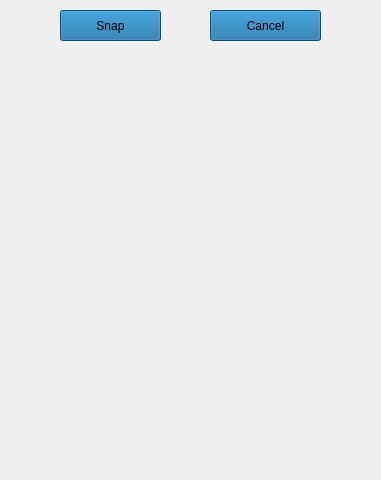
<?xml version="1.0" encoding="UTF-8"?>
<ui version="4.0">
 <class>SnapWidget</class>
 <widget class="QWidget" name="SnapWidget">
  <property name="windowModality">
   <enum>Qt::ApplicationModal</enum>
  </property>
  <property name="geometry">
   <rect>
    <x>0</x>
    <y>0</y>
    <width>381</width>
    <height>480</height>
   </rect>
  </property>
  <property name="windowTitle">
   <string>Scan QR Code</string>
  </property>
  <property name="autoFillBackground">
   <bool>true</bool>
  </property>
  <widget class="QPushButton" name="cancelButton">
   <property name="geometry">
    <rect>
     <x>210</x>
     <y>10</y>
     <width>111</width>
     <height>31</height>
    </rect>
   </property>
   <property name="focusPolicy">
    <enum>Qt::NoFocus</enum>
   </property>
   <property name="contextMenuPolicy">
    <enum>Qt::NoContextMenu</enum>
   </property>
   <property name="styleSheet">
    <string notr="true">background-color: rgb(14, 105, 162);</string>
   </property>
   <property name="text">
    <string>Cancel</string>
   </property>
   <property name="icon">
    <iconset resource="../bitcoin.qrc">
     <normaloff>:/icons/quit</normaloff>:/icons/quit</iconset>
   </property>
  </widget>
  <widget class="QPushButton" name="snapButton">
   <property name="geometry">
    <rect>
     <x>60</x>
     <y>10</y>
     <width>101</width>
     <height>31</height>
    </rect>
   </property>
   <property name="palette">
    <palette>
     <active>
      <colorrole role="WindowText">
       <brush brushstyle="SolidPattern">
        <color alpha="255">
         <red>0</red>
         <green>0</green>
         <blue>0</blue>
        </color>
       </brush>
      </colorrole>
      <colorrole role="Button">
       <brush brushstyle="SolidPattern">
        <color alpha="255">
         <red>14</red>
         <green>105</green>
         <blue>162</blue>
        </color>
       </brush>
      </colorrole>
      <colorrole role="Light">
       <brush brushstyle="SolidPattern">
        <color alpha="255">
         <red>255</red>
         <green>255</green>
         <blue>255</blue>
        </color>
       </brush>
      </colorrole>
      <colorrole role="Midlight">
       <brush brushstyle="SolidPattern">
        <color alpha="255">
         <red>255</red>
         <green>255</green>
         <blue>255</blue>
        </color>
       </brush>
      </colorrole>
      <colorrole role="Dark">
       <brush brushstyle="SolidPattern">
        <color alpha="255">
         <red>127</red>
         <green>127</green>
         <blue>127</blue>
        </color>
       </brush>
      </colorrole>
      <colorrole role="Mid">
       <brush brushstyle="SolidPattern">
        <color alpha="255">
         <red>170</red>
         <green>170</green>
         <blue>170</blue>
        </color>
       </brush>
      </colorrole>
      <colorrole role="Text">
       <brush brushstyle="SolidPattern">
        <color alpha="255">
         <red>0</red>
         <green>0</green>
         <blue>0</blue>
        </color>
       </brush>
      </colorrole>
      <colorrole role="BrightText">
       <brush brushstyle="SolidPattern">
        <color alpha="255">
         <red>255</red>
         <green>255</green>
         <blue>255</blue>
        </color>
       </brush>
      </colorrole>
      <colorrole role="ButtonText">
       <brush brushstyle="SolidPattern">
        <color alpha="255">
         <red>0</red>
         <green>0</green>
         <blue>0</blue>
        </color>
       </brush>
      </colorrole>
      <colorrole role="Base">
       <brush brushstyle="SolidPattern">
        <color alpha="255">
         <red>14</red>
         <green>105</green>
         <blue>162</blue>
        </color>
       </brush>
      </colorrole>
      <colorrole role="Window">
       <brush brushstyle="SolidPattern">
        <color alpha="255">
         <red>14</red>
         <green>105</green>
         <blue>162</blue>
        </color>
       </brush>
      </colorrole>
      <colorrole role="Shadow">
       <brush brushstyle="SolidPattern">
        <color alpha="255">
         <red>0</red>
         <green>0</green>
         <blue>0</blue>
        </color>
       </brush>
      </colorrole>
      <colorrole role="AlternateBase">
       <brush brushstyle="SolidPattern">
        <color alpha="255">
         <red>255</red>
         <green>255</green>
         <blue>255</blue>
        </color>
       </brush>
      </colorrole>
      <colorrole role="ToolTipBase">
       <brush brushstyle="SolidPattern">
        <color alpha="255">
         <red>255</red>
         <green>255</green>
         <blue>220</blue>
        </color>
       </brush>
      </colorrole>
      <colorrole role="ToolTipText">
       <brush brushstyle="SolidPattern">
        <color alpha="255">
         <red>0</red>
         <green>0</green>
         <blue>0</blue>
        </color>
       </brush>
      </colorrole>
     </active>
     <inactive>
      <colorrole role="WindowText">
       <brush brushstyle="SolidPattern">
        <color alpha="255">
         <red>0</red>
         <green>0</green>
         <blue>0</blue>
        </color>
       </brush>
      </colorrole>
      <colorrole role="Button">
       <brush brushstyle="SolidPattern">
        <color alpha="255">
         <red>14</red>
         <green>105</green>
         <blue>162</blue>
        </color>
       </brush>
      </colorrole>
      <colorrole role="Light">
       <brush brushstyle="SolidPattern">
        <color alpha="255">
         <red>255</red>
         <green>255</green>
         <blue>255</blue>
        </color>
       </brush>
      </colorrole>
      <colorrole role="Midlight">
       <brush brushstyle="SolidPattern">
        <color alpha="255">
         <red>255</red>
         <green>255</green>
         <blue>255</blue>
        </color>
       </brush>
      </colorrole>
      <colorrole role="Dark">
       <brush brushstyle="SolidPattern">
        <color alpha="255">
         <red>127</red>
         <green>127</green>
         <blue>127</blue>
        </color>
       </brush>
      </colorrole>
      <colorrole role="Mid">
       <brush brushstyle="SolidPattern">
        <color alpha="255">
         <red>170</red>
         <green>170</green>
         <blue>170</blue>
        </color>
       </brush>
      </colorrole>
      <colorrole role="Text">
       <brush brushstyle="SolidPattern">
        <color alpha="255">
         <red>0</red>
         <green>0</green>
         <blue>0</blue>
        </color>
       </brush>
      </colorrole>
      <colorrole role="BrightText">
       <brush brushstyle="SolidPattern">
        <color alpha="255">
         <red>255</red>
         <green>255</green>
         <blue>255</blue>
        </color>
       </brush>
      </colorrole>
      <colorrole role="ButtonText">
       <brush brushstyle="SolidPattern">
        <color alpha="255">
         <red>0</red>
         <green>0</green>
         <blue>0</blue>
        </color>
       </brush>
      </colorrole>
      <colorrole role="Base">
       <brush brushstyle="SolidPattern">
        <color alpha="255">
         <red>14</red>
         <green>105</green>
         <blue>162</blue>
        </color>
       </brush>
      </colorrole>
      <colorrole role="Window">
       <brush brushstyle="SolidPattern">
        <color alpha="255">
         <red>14</red>
         <green>105</green>
         <blue>162</blue>
        </color>
       </brush>
      </colorrole>
      <colorrole role="Shadow">
       <brush brushstyle="SolidPattern">
        <color alpha="255">
         <red>0</red>
         <green>0</green>
         <blue>0</blue>
        </color>
       </brush>
      </colorrole>
      <colorrole role="AlternateBase">
       <brush brushstyle="SolidPattern">
        <color alpha="255">
         <red>255</red>
         <green>255</green>
         <blue>255</blue>
        </color>
       </brush>
      </colorrole>
      <colorrole role="ToolTipBase">
       <brush brushstyle="SolidPattern">
        <color alpha="255">
         <red>255</red>
         <green>255</green>
         <blue>220</blue>
        </color>
       </brush>
      </colorrole>
      <colorrole role="ToolTipText">
       <brush brushstyle="SolidPattern">
        <color alpha="255">
         <red>0</red>
         <green>0</green>
         <blue>0</blue>
        </color>
       </brush>
      </colorrole>
     </inactive>
     <disabled>
      <colorrole role="WindowText">
       <brush brushstyle="SolidPattern">
        <color alpha="255">
         <red>127</red>
         <green>127</green>
         <blue>127</blue>
        </color>
       </brush>
      </colorrole>
      <colorrole role="Button">
       <brush brushstyle="SolidPattern">
        <color alpha="255">
         <red>14</red>
         <green>105</green>
         <blue>162</blue>
        </color>
       </brush>
      </colorrole>
      <colorrole role="Light">
       <brush brushstyle="SolidPattern">
        <color alpha="255">
         <red>255</red>
         <green>255</green>
         <blue>255</blue>
        </color>
       </brush>
      </colorrole>
      <colorrole role="Midlight">
       <brush brushstyle="SolidPattern">
        <color alpha="255">
         <red>255</red>
         <green>255</green>
         <blue>255</blue>
        </color>
       </brush>
      </colorrole>
      <colorrole role="Dark">
       <brush brushstyle="SolidPattern">
        <color alpha="255">
         <red>127</red>
         <green>127</green>
         <blue>127</blue>
        </color>
       </brush>
      </colorrole>
      <colorrole role="Mid">
       <brush brushstyle="SolidPattern">
        <color alpha="255">
         <red>170</red>
         <green>170</green>
         <blue>170</blue>
        </color>
       </brush>
      </colorrole>
      <colorrole role="Text">
       <brush brushstyle="SolidPattern">
        <color alpha="255">
         <red>127</red>
         <green>127</green>
         <blue>127</blue>
        </color>
       </brush>
      </colorrole>
      <colorrole role="BrightText">
       <brush brushstyle="SolidPattern">
        <color alpha="255">
         <red>255</red>
         <green>255</green>
         <blue>255</blue>
        </color>
       </brush>
      </colorrole>
      <colorrole role="ButtonText">
       <brush brushstyle="SolidPattern">
        <color alpha="255">
         <red>127</red>
         <green>127</green>
         <blue>127</blue>
        </color>
       </brush>
      </colorrole>
      <colorrole role="Base">
       <brush brushstyle="SolidPattern">
        <color alpha="255">
         <red>14</red>
         <green>105</green>
         <blue>162</blue>
        </color>
       </brush>
      </colorrole>
      <colorrole role="Window">
       <brush brushstyle="SolidPattern">
        <color alpha="255">
         <red>14</red>
         <green>105</green>
         <blue>162</blue>
        </color>
       </brush>
      </colorrole>
      <colorrole role="Shadow">
       <brush brushstyle="SolidPattern">
        <color alpha="255">
         <red>0</red>
         <green>0</green>
         <blue>0</blue>
        </color>
       </brush>
      </colorrole>
      <colorrole role="AlternateBase">
       <brush brushstyle="SolidPattern">
        <color alpha="255">
         <red>255</red>
         <green>255</green>
         <blue>255</blue>
        </color>
       </brush>
      </colorrole>
      <colorrole role="ToolTipBase">
       <brush brushstyle="SolidPattern">
        <color alpha="255">
         <red>255</red>
         <green>255</green>
         <blue>220</blue>
        </color>
       </brush>
      </colorrole>
      <colorrole role="ToolTipText">
       <brush brushstyle="SolidPattern">
        <color alpha="255">
         <red>0</red>
         <green>0</green>
         <blue>0</blue>
        </color>
       </brush>
      </colorrole>
     </disabled>
    </palette>
   </property>
   <property name="styleSheet">
    <string notr="true">background-color: rgb(14, 105, 162);</string>
   </property>
   <property name="text">
    <string>Snap</string>
   </property>
   <property name="icon">
    <iconset resource="../bitcoin.qrc">
     <normaloff>:/icons/snap</normaloff>:/icons/snap</iconset>
   </property>
  </widget>
 </widget>
 <resources>
  <include location="../bitcoin.qrc"/>
 </resources>
 <connections/>
</ui>
